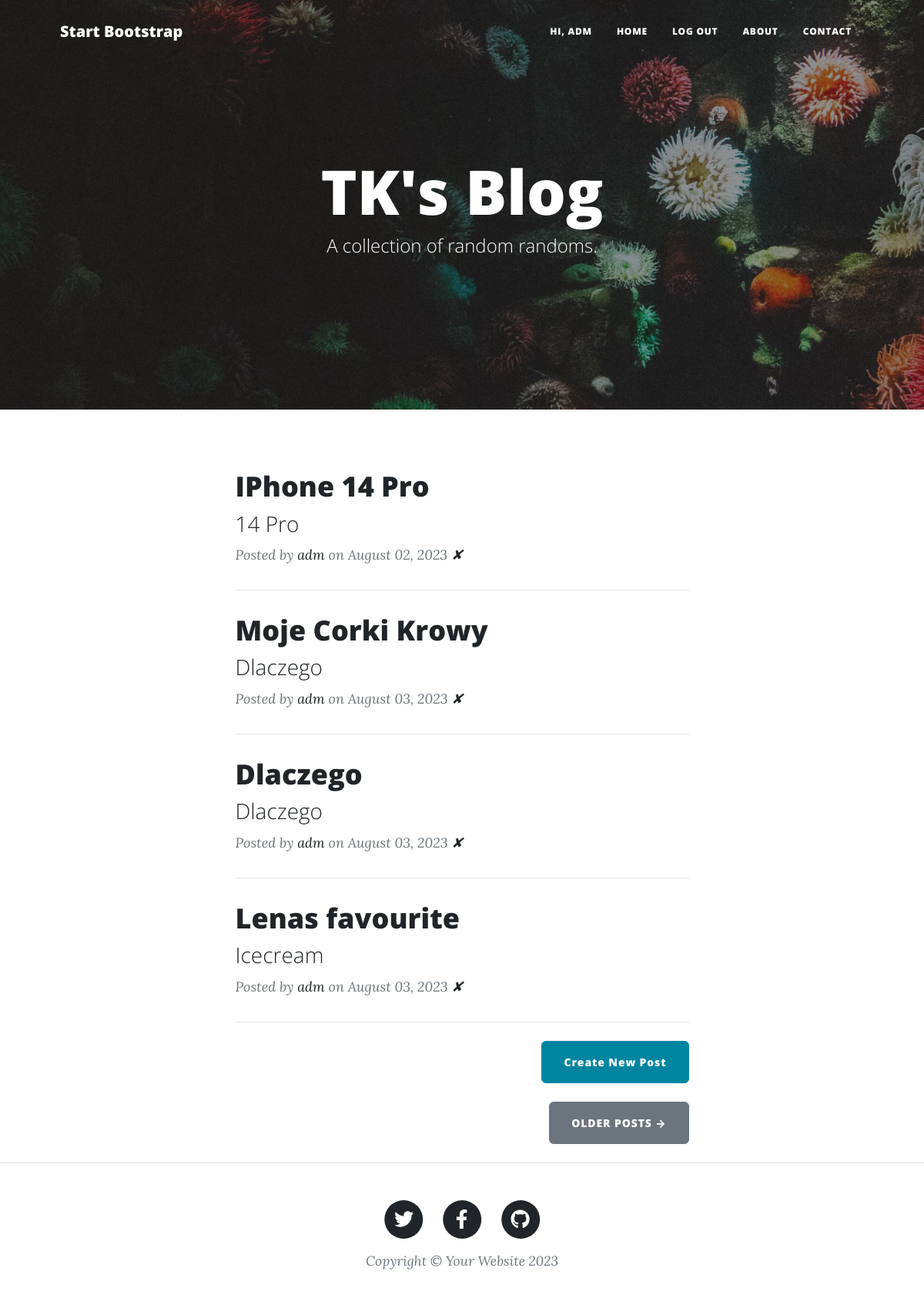
The page / (signed in) on the database its author committed.
### main.py (models this page shows)
class User(UserMixin, db.Model):
    __tablename__ = "users"
    id = db.Column(db.Integer, primary_key=True)
    email = db.Column(db.String(100), unique=True)
    password = db.Column(db.String(100))
    name = db.Column(db.String(100))
    posts = relationship("BlogPost", back_populates="author")
    comments = relationship("Comment", back_populates="comment_author")

class BlogPost(db.Model):
    __tablename__ = "blog_posts"
    id = db.Column(db.Integer, primary_key=True)
    title = db.Column(db.String(250), unique=True, nullable=False)
    subtitle = db.Column(db.String(250), nullable=False)
    date = db.Column(db.String(250), nullable=False)
    body = db.Column(db.Text, nullable=False)
    img_url = db.Column(db.String(250), nullable=False)
    author_id = db.Column(db.Integer, db.ForeignKey("users.id"))
    author = relationship("User", back_populates="posts")
    comments = relationship('Comment', back_populates='parent_post')

### main.py (the view)
@app.route('/')
def get_all_posts():
    result = db.session.execute(db.select(BlogPost))
    posts = result.scalars().all()
    return render_template("index.html", all_posts=posts)

### main.py (called while the page is built)
@login_manager.user_loader
def load_user(user_id):
    return db.get_or_404(User, user_id)

### templates/index.html
{% include "header.html" %}
<header
  class="masthead"
  style="background-image: url('../static/assets/img/home-bg.jpg')"
>
  <div class="container position-relative px-4 px-lg-5">
    <div class="row gx-4 gx-lg-5 justify-content-center">
      <div class="col-md-10 col-lg-8 col-xl-7">
        <div class="site-heading">
          <h1>TK's Blog</h1>
          <span class="subheading">A collection of random randoms.</span>
        </div>
      </div>
    </div>
  </div>
</header>
<div class="container px-4 px-lg-5">
  <div class="row gx-4 gx-lg-5 justify-content-center">
    <div class="col-md-10 col-lg-8 col-xl-7">
      {% for post in all_posts %}
      <div class="post-preview">
        <a href="{{ url_for('show_post', post_id=post.id) }}">
          <h2 class="post-title">{{ post.title }}</h2>
          <h3 class="post-subtitle">{{ post.subtitle }}</h3>
        </a>
        <p class="post-meta">
          Posted by
          <a href="#">{{post.author.name}}</a>
          on {{post.date}}
          {% if current_user.id == 1: %}
            <a href="{{url_for('delete_post', post_id=post.id) }}">✘</a>
          {% endif %}
        </p>
      </div>
      <hr class="my-4" />
      {% endfor %}
      {% if current_user.id == 1: %}
      <div class="d-flex justify-content-end mb-4">
        <a
          class="btn btn-primary float-right"
          href="{{url_for('add_new_post')}}"
          >Create New Post</a
        >
      </div>
      {% endif %}
      <div class="d-flex justify-content-end mb-4">
        <a class="btn btn-secondary text-uppercase" href="#!">Older Posts →</a>
      </div>
    </div>
  </div>
</div>
{% include "footer.html" %}

### templates/header.html (shortened to what this page needs)
<!DOCTYPE html>
<html lang="en">
  <head>
    {% block styles %}
    {{ bootstrap.load_css() }}
    <link
      href="{{ url_for('static', filename='css/styles.css') }}"
      rel="stylesheet"
    />
    {% endblock %}
  </head>
  <body>
    <nav class="navbar navbar-expand-lg navbar-light" id="mainNav">
      <div class="container px-4 px-lg-5">
        <a class="navbar-brand" href="/">Start Bootstrap</a>
        <div class="collapse navbar-collapse" id="navbarResponsive">
          <ul class="navbar-nav ms-auto py-4 py-lg-0">
            <li class="nav-item">
                    <a href="#" class="nav-link px-lg-3 py-3 py-lg-4">Hi,
                        {{current_user.name}}</a>
            </li>
            <li class="nav-item">
              <a
                class="nav-link px-lg-3 py-3 py-lg-4"
                href="{{ url_for('get_all_posts') }}"
                >Home</a
              >
            </li>
            {% if not current_user.is_authenticated: %}
            <li class="nav-item">
              <a
                class="nav-link px-lg-3 py-3 py-lg-4"
                href="{{ url_for('login') }}"
                >Login</a
              >
            </li>
            <li class="nav-item">
              <a
                class="nav-link px-lg-3 py-3 py-lg-4"
                href="{{ url_for('register') }}"
                >Register</a
              >
            </li>
            {% else: %}
            <li class="nav-item">
              <a
                class="nav-link px-lg-3 py-3 py-lg-4"
                href="{{ url_for('logout') }}"
                >Log Out</a
              >
            </li>
            {% endif %}
            <li class="nav-item">
              <a
                class="nav-link px-lg-3 py-3 py-lg-4"
                href="{{ url_for('about') }}"
                >About</a
              >
            </li>
            <li class="nav-item">
              <a
                class="nav-link px-lg-3 py-3 py-lg-4"
                href="{{ url_for('contact') }}"
                >Contact</a
              >
            </li>
          </ul>
        </div>
      </div>
    </nav>
  </body>
</html>

### rows shown on the page
User: name "ADM"
BlogPost: title "IPhone 14 Pro", subtitle "14 Pro", author.name "adm", date "August 02, 2023"
BlogPost: title "Moje Corki Krowy", subtitle "Dlaczego", author.name "adm", date "August 03, 2023"
BlogPost: title "Dlaczego", subtitle "Dlaczego", author.name "adm", date "August 03, 2023"
BlogPost: title "Lenas favourite", subtitle "Icecream", author.name "adm", date "August 03, 2023"
